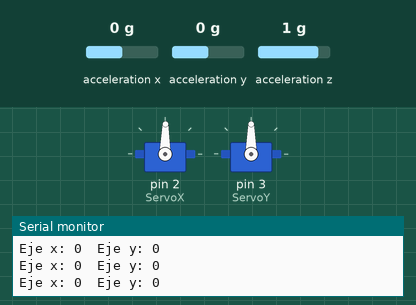
The sketch below on a simulated Arduino Uno, built with avr-gcc and run on an emulated ATmega328P. Shown: 2 × servo, the last lines printed to the serial monitor. Wiring (inferred from the names in the program): MPU-6050 motion sensor at I2C address 0x68. Inputs (shaded band) come from the test bench; at power-on: acceleration x 0 g, acceleration y 0 g, acceleration z 1 g.

Above: at 2.2 s.
2.3 s: acceleration x set to 0.8 g
At 3.5 s:
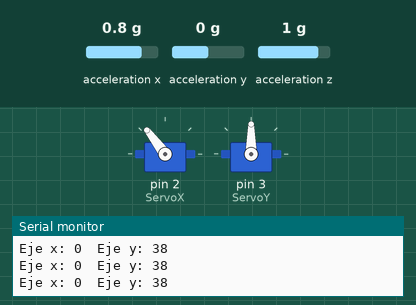
3.8 s: acceleration y set to -1.4 g
At 4.8 s:
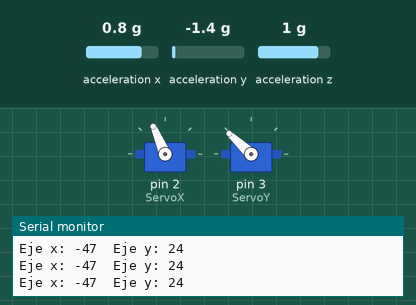
5.3 s: acceleration z set to -0.8 g
At 6.2 s:
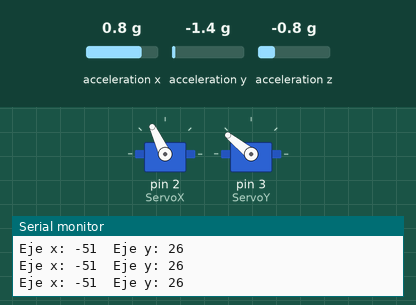
6.8 s: acceleration x set to -1.4 g
At 7.6 s:
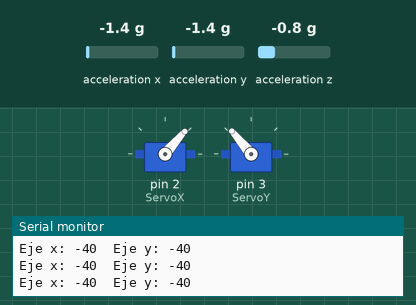
8.3 s: acceleration y set to 0.8 g
At 9.5 s:
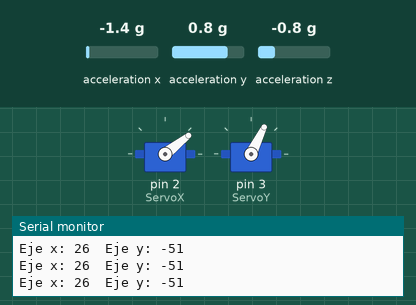
9.8 s: acceleration x set to 1.4 g
At 10.8 s:
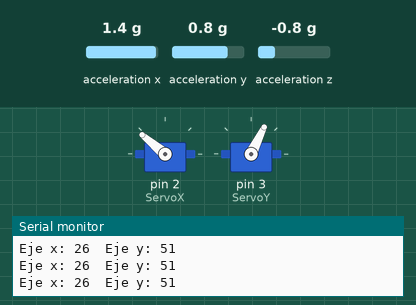
Timing chart, 0 to 12.3 s (numbered marks = the images above; inputs shaded):
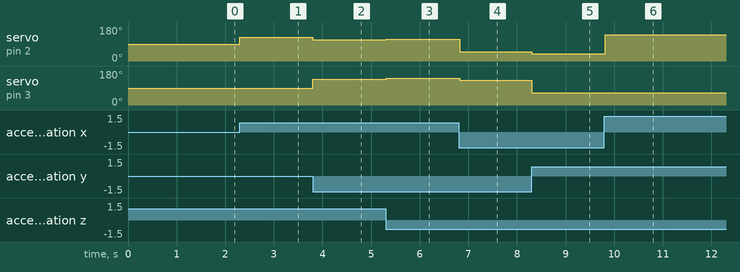

The sketch:

Control_servos.ino
```cpp
#include <SPI.h>
#include <Wire.h>
#include <Servo.h>
#define MPU 0x68  // Dirección I2C del MPU-6050

Servo ServoX, ServoY;
double AcX,AcY,AcZ;
int Pitch, Roll;

void setup(){
  Serial.begin(9600);
  ServoX.attach(2);
  ServoY.attach(3);
  init_MPU(); // iniciar sensor
}

void loop()
{
  FunctionsMPU(); // Adquirimos los ejex AcX, AcY, AcZ.

  Roll = FunctionsPitchRoll(AcX, AcZ, AcY);   //Calculo del angulo del Roll(x)
  Pitch = FunctionsPitchRoll(AcY, AcX, AcZ);  //Calculo del angulo del Pitch(y)

  int ServoRoll = map(Roll, -90, 90, 0, 179);
  int ServoPitch = map(Pitch, -90, 90, 179, 0);

  ServoX.write(ServoRoll);
  ServoY.write(ServoPitch);


  Serial.print("Eje x: "); Serial.print(Pitch);
  Serial.print("\t");
  Serial.print("Eje y: "); Serial.print(Roll);
  Serial.print("\n");

}

void init_MPU(){
  Wire.begin();
  Wire.beginTransmission(MPU);
  Wire.write(0x6B);
  Wire.write(0);     // setear a cero
  Wire.endTransmission(true);
  delay(1000);
}

//Funcion para el calculo del angulo Pitch(x) y Roll(y)
double FunctionsPitchRoll(double A, double B, double C){
  double DatoA, DatoB, Value;
  DatoA = A;
  DatoB = (B*B) + (C*C);
  DatoB = sqrt(DatoB);

  Value = atan2(DatoA, DatoB);
  Value = Value * 180/3.14;

  return (int)Value;
}

//Función para adquirir los ejes X, Y, Z del sensor
void FunctionsMPU(){
  Wire.beginTransmission(MPU);
  Wire.write(0x3B);  // registros de los ejes
  Wire.endTransmission(false);
  Wire.requestFrom(MPU,6,true);  // requerimos un total de 6 registros
  AcX=Wire.read()<<8|Wire.read();  // 0x3B (ACCEL_XOUT_H) & 0x3C (ACCEL_XOUT_L)
  AcY=Wire.read()<<8|Wire.read();  // 0x3D (ACCEL_YOUT_H) & 0x3E (ACCEL_YOUT_L)
  AcZ=Wire.read()<<8|Wire.read();  // 0x3D (ACCEL_YOUT_H) & 0x3E (ACCEL_YOUT_L)
}
```

Measured:
- after the input at 2.3 s, servo on pin 2 (ServoX): 89° → 127° at once
- after the input at 3.8 s, servo on pin 2 (ServoX): 127° → 113° at once; servo on pin 3 (ServoY): 90° → 137° at once
- after the input at 5.3 s, servo on pin 2 (ServoX): 113° → 115° at once; servo on pin 3 (ServoY): 137° → 141° at once
- after the input at 6.8 s, servo on pin 2 (ServoX): 115° → 49° at once; servo on pin 3 (ServoY): 141° → 130° at once
- after the input at 8.3 s, servo on pin 2 (ServoX): 49° → 38° at once; servo on pin 3 (ServoY): 130° → 64° at once
- after the input at 9.8 s, servo on pin 2 (ServoX): 38° → 140° at once
